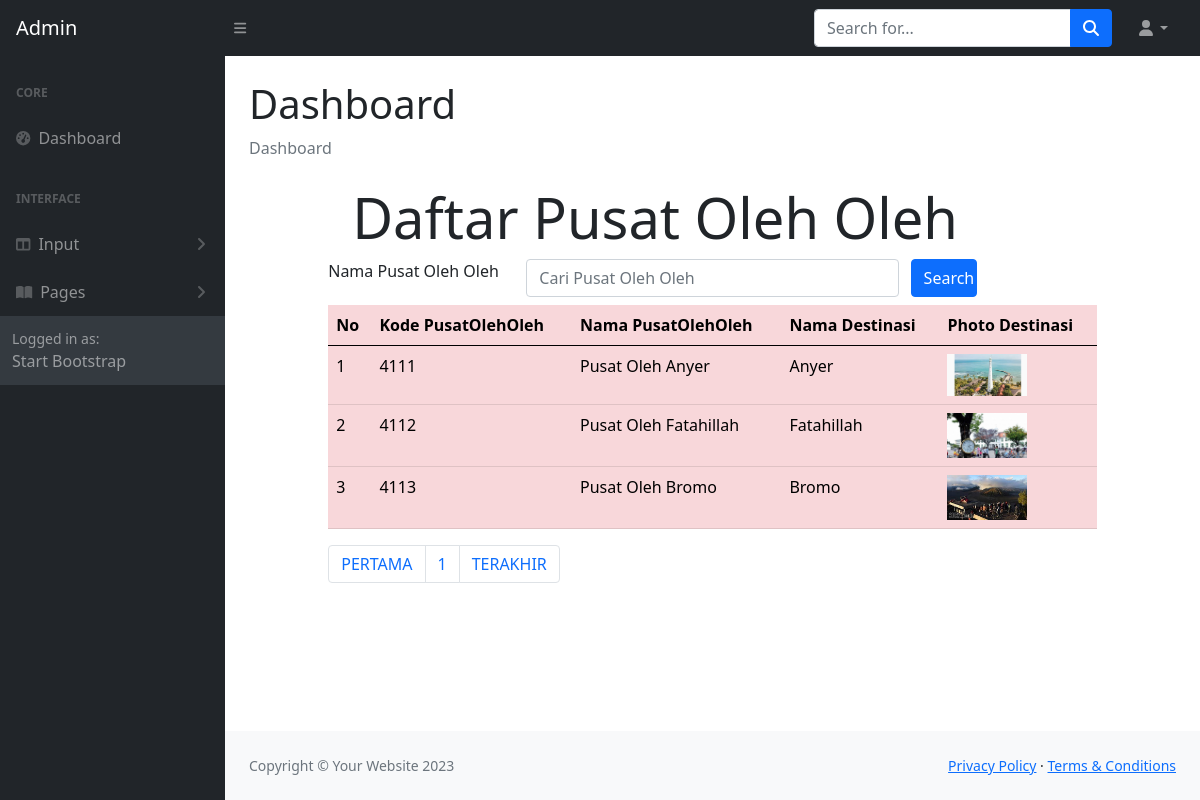
The app's page /ADMIN/daftarpusatoleholeh.php with its own data.
### tables this page shows
CREATE TABLE `pusatoleholeh` (
  `pusatoleholehKODE` char(4) NOT NULL,
  `pusatoleholehNAMA` char(120) NOT NULL,
  `pusatoleholehFILE` char(120) NOT NULL,
  `destinasiKODE` char(4) NOT NULL
);

CREATE TABLE `destinasi` (
  `destinasiKODE` char(4) NOT NULL,
  `destinasiNAMA` varchar(120) NOT NULL,
  `kategoriKODE` char(4) NOT NULL,
  `destinasiFILE` char(120) NOT NULL,
  `destinasiKET` char(120) NOT NULL
);

### ADMIN/daftarpusatoleholeh.php (the view, shortened to what this page needs)
<!DOCTYPE html>
<html lang="en">
<?php include "include/head.php";?>
    <body class="sb-nav-fixed">
        <?php include "include/menunav.php";?>
        <div id="layoutSidenav">
            <?php include "include/menu.php";?>
            <div id="layoutSidenav_content">
                <main>
                    <div class="container-fluid px-4">
                        <h1 class="mt-4">Dashboard</h1>
                        <ol class="breadcrumb mb-4">
                            <li class="breadcrumb-item active">Dashboard</li>
                        </ol>
<head>
  	<link rel="stylesheet" type="text/css" href="https://cdnjs.cloudflare.com/ajax/libs/select2/4.0.3/css/select2.min.css">
	<link rel="stylesheet" type="text/css" href="css/bootstrap.min.css">
</head>
<?php
	include "include/config.php";
?>
<body>
<div class="row">
	<div class="col-sm-1"></div>
	<div class="col-sm-10">
		<div class="jumbotron jumbotron-fluid">
			<div class="container">
				<h1 class="display-4">Daftar Pusat Oleh Oleh</h1>
			</div>
		</div>
		<form method="POST">
                <div class="form-group row mb-2">
                <label for="search" class="col-sm-3">Nama Pusat Oleh Oleh</label>
                <div class="col-sm-6">
                    <input type="text" name="search" class="form-control" id="search"
                    value="<?php if(isset($_POST["search"])) {echo $_POST["search"];}?>"
                        placeholder = "Cari Pusat Oleh Oleh">
                </div>
                <input type="submit" name="kirim" class="col-sm-1 btn btn-primary" value="Search">
                </div>
            </form>
	<table class="table table-hover table-danger">
    <thead class="thead-dark">
			<tr>
				<th>No</th>
				<th>Kode PusatOlehOleh</th>
				<th>Nama PusatOlehOleh</th>
				<th>Nama Destinasi</th>
				<th>Photo Destinasi</th>
			</tr>
		</thead>
		<tbody>
		<?php
    $jumlahtampilan = 3;
    $halaman = (isset($_GET['page']))? $_GET['page'] : 1;
    $mulaitampilan = ($halaman - 1) * $jumlahtampilan;
if(isset($_POST["kirim"]))
{
    $search = $_POST["search"];
	$query = mysqli_query($connection,"select * from pusatoleholeh, destinasi where pusatoleholeh.destinasiKODE = destinasi.destinasiKODE
	AND pusatoleholehNAMA like '%".$search."%' limit $mulaitampilan, $jumlahtampilan");
}else
    {
        $query = mysqli_query($connection, "select *  from pusatoleholeh, destinasi where pusatoleholeh.destinasiKODE = destinasi.destinasiKODE limit $mulaitampilan, $jumlahtampilan");
    }
	$nomor = 1;
	while($row = mysqli_fetch_array($query))
	{
  ?>
				<tr>
					<td><?php echo $mulaitampilan + $nomor; ?></td>
					<td><?php echo $row['pusatoleholehKODE'];?></td>
					<td><?php echo $row['pusatoleholehNAMA'];?></td>
					<td><?php echo $row['destinasiNAMA'];?></td>
                    <td>
						<?php if(is_file("images/".$row['pusatoleholehFILE']))
						{ ?>
							<img src="images/<?php echo $row['pusatoleholehFILE']?>" width="80">
						<?php } else
							echo "<img src='images/noimage.png' width='80'>"
						?>
					</td>
				</tr>
			<?php $nomor = $nomor + 1;?>
			<?php }	?>
		</tbody>
	</table>
	<?php
    $query = mysqli_query($connection, "SELECT * FROM pusatoleholeh");
    $jumlahrecord = mysqli_num_rows($query);
    $jumlahpage = ceil($jumlahrecord/$jumlahtampilan);
  	?>
	<nav aria-label="Page navigation example">
	<ul class="pagination">
		<li class="page-item"><a class="page-link" href="?page=<?php $nomorhal=1; echo $nomorhal?>">PERTAMA</a></li>
		<?php for($nomorhal=1; $nomorhal<=$jumlahpage; $nomorhal++)
		{ ?>
		<li class="page-item">
		<?php
		if($nomorhal!=$halaman)
		{ ?>
		<a class="page-link" href="?page=<?php echo $nomorhal?>"><?php echo $nomorhal?></a>
		<?php }
		else { ?>
		<a class="page-link" href="?page=<?php echo $nomorhal?>"><?php echo $nomorhal?></a>
		<?php } ?>
		</li>
		<?php } ?>
		<li class="page-item"><a class="page-link" href="?page=<?php echo $nomorhal-1?>">TERAKHIR</a></li>
	</ul>
	</nav>
	</div>
	<div class="col-sm-1"></div>
</div>
</body>
	</div>
                </main>
                <?php include "include/footer.php";?>
            </div>
        </div>
    </body>
</html>
</html>

### records on screen
pusatoleholeh: nomor "1", pusatoleholehKODE "4111", pusatoleholehNAMA "Pusat Oleh Anyer", destinasi.destinasiNAMA "Anyer", pusatoleholehFILE (picture)
pusatoleholeh: nomor "2", pusatoleholehKODE "4112", pusatoleholehNAMA "Pusat Oleh Fatahillah", destinasi.destinasiNAMA "Fatahillah", pusatoleholehFILE (picture)
pusatoleholeh: nomor "3", pusatoleholehKODE "4113", pusatoleholehNAMA "Pusat Oleh Bromo", destinasi.destinasiNAMA "Bromo", pusatoleholehFILE (picture)
